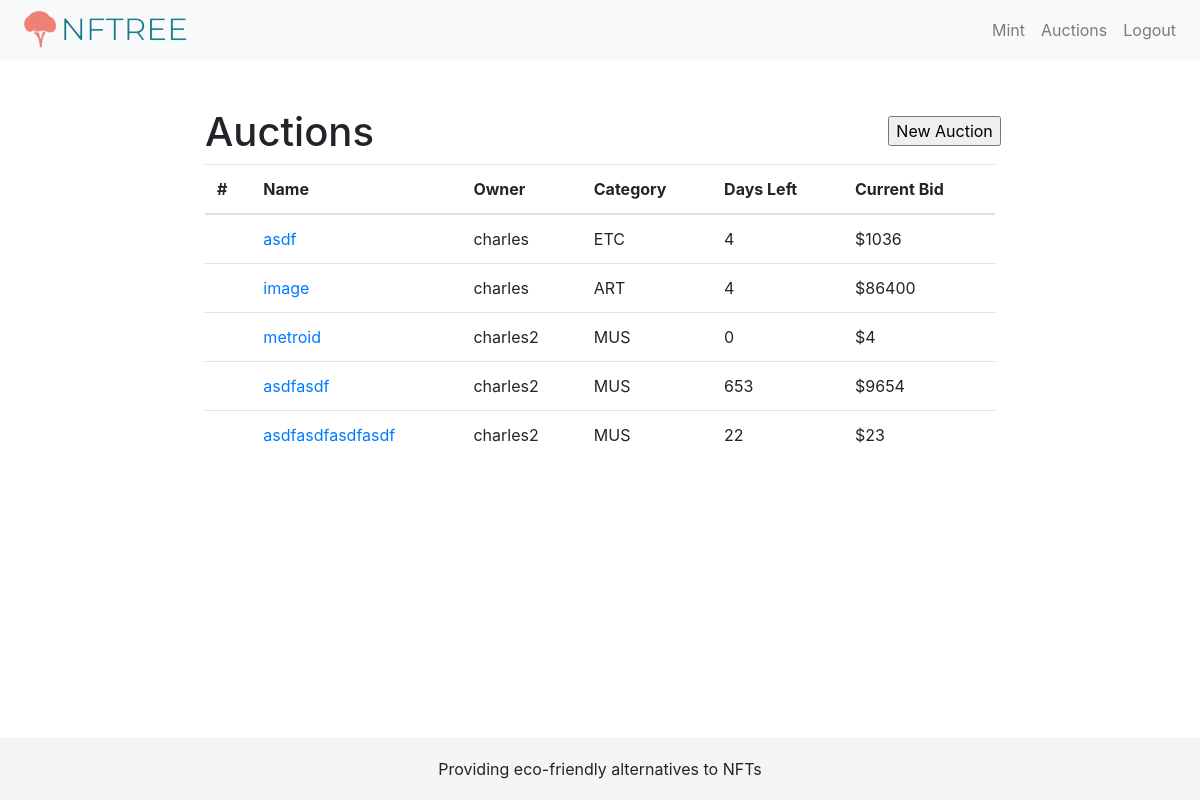
Screenshot of /auctions (signed in) with the database file from the repository.
### tokens/models.py (models this page shows, shortened)
class Auction(models.Model):
    id = models.ForeignKey(Token, on_delete=models.CASCADE, primary_key=True, unique=True)
    owner = models.CharField(max_length=20)
    winning = models.CharField(max_length=20)
    n_bids = models.IntegerField(default=0)
    time_start = models.DateTimeField(auto_now_add=True)
    n_days = models.IntegerField()
    current_price = models.IntegerField()

class Token(models.Model):
    CATEGORIES = (("ART", "Art"),
                  ("MUS", "Music"),
                  ("ETC", "Other"))
    title = models.CharField(max_length=255)
    token = models.UUIDField(primary_key=True, default=uuid.uuid4, editable=False)
    owner = models.CharField(max_length=20)
    filepath = models.TextField()
    category = models.CharField(
           max_length=3,
           choices=CATEGORIES
       )
    date_posted = models.DateTimeField(auto_now_add=True, blank=True)

### tokens/views.py (the view)
# urls.py: path('auctions', views.auctions, name="auctions"),
def auctions(request):
    context = {}
    if request.user.is_authenticated:
        context.update({"auth_url": "accounts/logout", "auth_text": "Logout"})
    else:
        context.update({"auth_url": "accounts/login", "auth_text": "Login"})
    auctions = []
    for auction in Auction.objects.all():
        print(str(auction.time_start))
        start = datetime.datetime.strptime(str(auction.time_start), "%Y-%m-%d %H:%M:%S.%f%z")
        end = start + datetime.timedelta(days=auction.n_days)
        now = pytz.utc.localize(datetime.datetime.now())
        if end > now:
            auctions.append((f"<a href='auctions/{auction.id.token}'>{auction.id.title}</a>", auction.owner,
                             auction.id.category, (end - now).days, "$" + str(auction.current_price)))
    context.update({"auctions": auctions})
    return render(request, 'auctions/auctions.html', context)

### templates/auctions/auctions.html (shortened to what this page needs)
{% extends 'base.html' %}
{% block auth_url %}{{ auth_url }}{% endblock %}
{% block auth %}{{ auth_text }}{% endblock %}
{% block content %}
<div class="row">
    <div class="col-md-2"></div>
    <div class="col-md-8 mt-5">
        {% if user.is_authenticated %}
            <div class="row">
                <div class="col-md-10">
                    <h1>Auctions</h1>
                </div>
                <div class="col-md-2">
                    <form action="auctions/new" class="my-2">
                        <input type="submit" value="New Auction" />
                    </form>
                </div>
            </div>
            <table class="table">
                <thead>
                    <tr>
                        <th scope="col">#</th>
                        <th scope="col">Name</th>
                        <th scope="col">Owner</th>
                        <th scope="col">Category</th>
                        <th scope="col">Days Left</th>
                        <th scope="col">Current Bid</th>
                    </tr>
                </thead>
                <tbody>
                    {% for auction in auctions %}
                    <tr>
                        <th scope="row">
                        </th>
                        {% for item in auction %}
                        <td>{{ item|safe }}</td>
                        {% endfor %}
                    </tr>
                    {% endfor %}
                </tbody>
            </table>
        {% else %}
            <h1>You must be logged in to participate in auctions</h1>
        {% endif %}
    </div>
    <div class="col-md-2"></div>
</div>
{% endblock %}

### templates/base.html (shortened to what this page needs)
<!DOCTYPE html>
{% load static %}
<html lang="en">
  <head>
	<link rel="stylesheet" href="https://maxcdn.bootstrapcdn.com/bootstrap/4.0.0/css/bootstrap.min.css">
    <link href="{% static '/css/style.css' %}" rel="stylesheet">
    <link href="{% static '/css/sticky-footer.css' %}" rel="stylesheet">
  </head>
  <body>
	<nav class="navbar navbar-expand-lg navbar-light bg-light">
	  <a href="/{{ static_prefix }}index">
			<img src="{% static '/images/logo.png' %}">
		</a>
	  <div class="collapse navbar-collapse" id="navbarSupportedContent">
        <ul class="navbar-nav">
            <li class="nav-item">
                <a class="nav-link" href="/{{ static_prefix }}index">Mint</a>
            </li>
            <li class="nav-item">
                <a class="nav-link" href="/{{ static_prefix }}auctions">Auctions</a>
            </li>
            <li class="nav-item">
                <a class="nav-link" href="/{{ static_prefix }}{% block auth_url %}{% endblock %}">{% block auth %}{% endblock %}</a>
            </li>
        </ul>
    </div>
	</nav>
    {% block content %}
	{% endblock %}
	<footer class="footer">
		<div class="row">
			<div class="col-md-2">
			</div>
			<div class="col-md-8">
				<p class="text-center blue" style="margin-top: 16px; margin-left: 5px; margin-right: 5px;">
					Providing eco-friendly alternatives to NFTs
				</p>
			</div>
			<div class="col-md-2">
			</div>
		</div>
	</footer>
  </body>
</html>

### static/css/sticky-footer.css (style rules this page uses)
html { position: relative; min-height: 100%; }
.footer { position: absolute; bottom: 0; width: 100%; line-height: 30px; background-color: #f5f5f5; overflow: hidden; }

### rows the page displays
Auction: auction "charles"
Token: auction "ETC"
Auction: auction "charles"
Token: auction "ART"
Auction: auction "charles2"
Token: auction "MUS"
Auction: auction "charles2"
Token: auction "MUS"
Auction: auction "charles2"
Token: auction "MUS"

### other values shown
{{ auth_text }} "Logout"
{{ item|safe }} "asdf" "4" "$1036" "image" "4" "$86400" "metroid" "0" "$4" "asdfasdf" "653" "$9654" "asdfasdfasdfasdf" "22" "$23"
